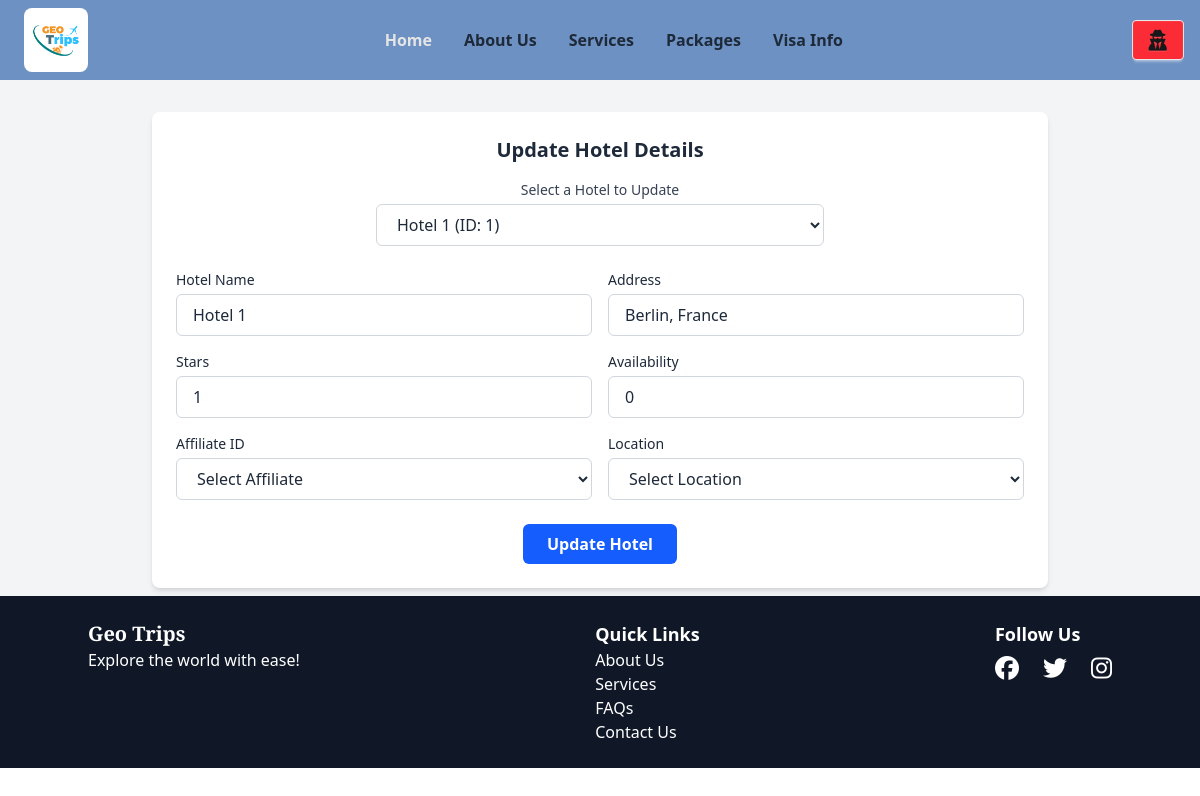
/update_hotel.php?hotel_id=1 (signed in), run on the app's committed database.
### tables this page shows
CREATE TABLE `hotels` (
  `id` int(11) NOT NULL,
  `name` varchar(100) DEFAULT NULL,
  `address` varchar(100) DEFAULT NULL,
  `stars` int(11) DEFAULT NULL,
  `availability` int(11) DEFAULT NULL,
  `affiliate_id` int(11) DEFAULT NULL,
  `location_id` int(11) DEFAULT NULL
);

### update_hotel.php (the view, shortened to what this page needs)
<?php
include 'things/db_connect.php';
$hotels_result = mysqli_query($conn, "SELECT id, name FROM hotels");
$hotels = $hotels_result ? mysqli_fetch_all($hotels_result, MYSQLI_ASSOC) : [];
$hotel_data = null;
if (isset($_GET['hotel_id'])) {
    $hotel_id = (int)$_GET['hotel_id'];
    $stmt = $conn->prepare("SELECT * FROM hotels WHERE id = ?");
    $stmt->bind_param("i", $hotel_id);
    $stmt->execute();
    $result = $stmt->get_result();
    $hotel_data = $result->fetch_assoc();
}
?>
<?php include 'things/top.php'; ?>
<body class="bg-gray-100 text-gray-800">
<?php include 'things/navbar.php'; ?>
<div class="max-w-4xl mx-auto p-6 mt-8 bg-white shadow-md rounded-lg">
    <h2 class="text-xl font-semibold mb-4 text-center">Update Hotel Details</h2>
    <form method="GET" class="mb-6 text-center">
        <label for="hotel_id" class="block text-sm font-medium text-gray-700 mb-1">Select a Hotel to Update</label>
        <select name="hotel_id" id="hotel_id" onchange="this.form.submit()"
            class="w-full max-w-md mx-auto px-4 py-2 border border-gray-300 rounded-md focus:ring focus:ring-blue-300">
            <?php foreach ($hotels as $h): ?>
                <option value="<?= $h['id'] ?>" <?= isset($_GET['hotel_id']) && $_GET['hotel_id'] == $h['id'] ? 'selected' : '' ?>>
                    <?= htmlspecialchars($h['name']) ?> (ID: <?= $h['id'] ?>)
                </option>
            <?php endforeach; ?>
        </select>
    </form>
    <?php if ($hotel_data): ?>
    <form method="POST" class="space-y-6">
        <div class="grid grid-cols-1 md:grid-cols-2 gap-4">
            <div>
                <label class="block text-sm font-medium mb-1">Hotel Name</label>
                <input type="text" name="name" value="<?= htmlspecialchars($hotel_data['name']) ?>" required
                    class="w-full px-4 py-2 border border-gray-300 rounded-md focus:ring focus:ring-blue-300">
            </div>
            <div>
                <label class="block text-sm font-medium mb-1">Address</label>
                <input type="text" name="address" value="<?= htmlspecialchars($hotel_data['address']) ?>" required
                    class="w-full px-4 py-2 border border-gray-300 rounded-md focus:ring focus:ring-blue-300">
            </div>
            <div>
                <label class="block text-sm font-medium mb-1">Stars</label>
                <input type="number" name="stars" value="<?= $hotel_data['stars'] ?>" min="1" max="5" required
                    class="w-full px-4 py-2 border border-gray-300 rounded-md focus:ring focus:ring-blue-300">
            </div>
            <div>
                <label class="block text-sm font-medium mb-1">Availability</label>
                <input type="number" name="availability" value="<?= $hotel_data['availability'] ?>" required
                    class="w-full px-4 py-2 border border-gray-300 rounded-md focus:ring focus:ring-blue-300">
            </div>
            <div>
                <label class="block text-sm font-medium mb-1">Affiliate ID</label>
                <select name="affiliate_id" required
                    class="w-full px-4 py-2 border border-gray-300 rounded-md focus:ring focus:ring-blue-300">
                    <option value="">Select Affiliate</option>
                </select>
            </div>
            <div>
                <label class="block text-sm font-medium mb-1">Location</label>
                <select name="location_id" required
                    class="w-full px-4 py-2 border border-gray-300 rounded-md focus:ring focus:ring-blue-300">
                    <option value="">Select Location</option>
                </select>
            </div>
        </div>
        <div class="text-center">
            <button type="submit" name="update_hotel"
                class="bg-blue-600 hover:bg-blue-700 text-white px-6 py-2 rounded-md font-semibold transition">
                Update Hotel
            </button>
        </div>
    </form>
    <?php endif; ?>
</div>
</body>
<?php include 'things/footer.php'; ?>
</html>

### data on the page
hotels: name "Hotel 1", address "Berlin, France", stars "1", availability "0"

### other printed values
form field hotel_id "Hotel 1 (ID: 1)"
